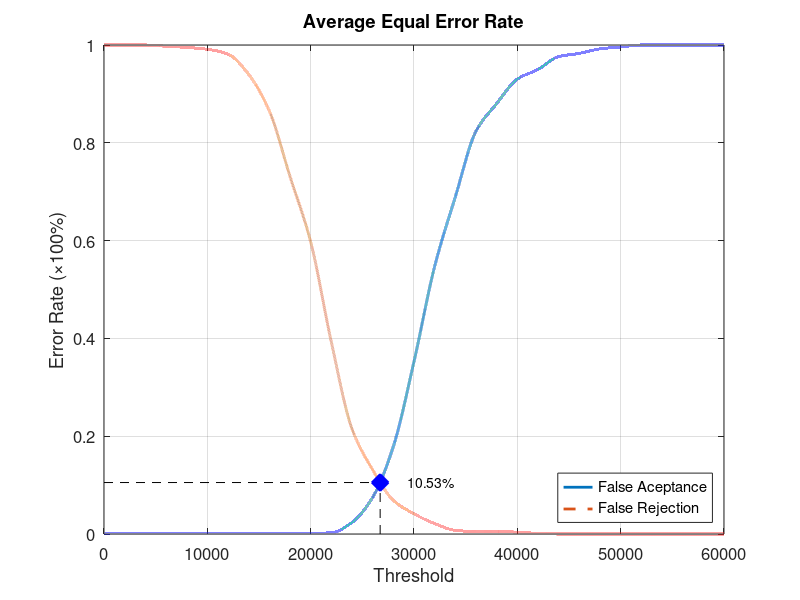
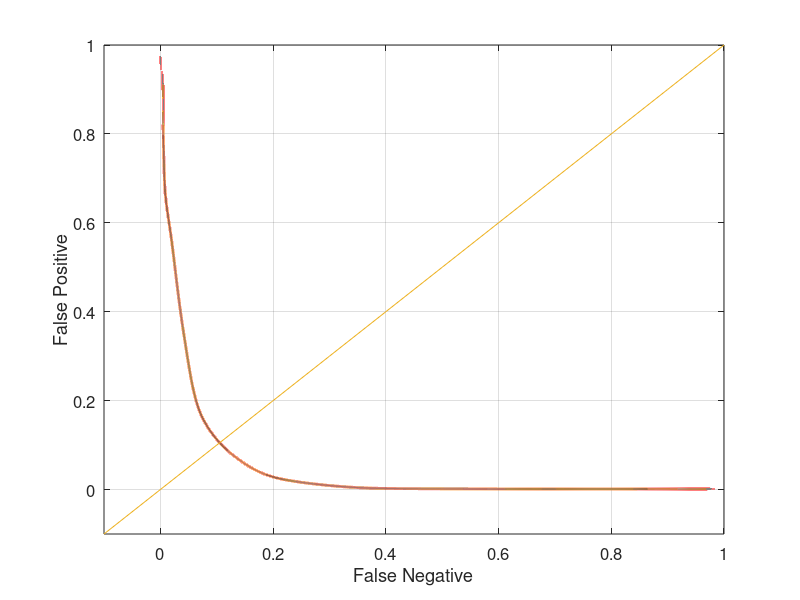

Source code (MATLAB) for these figures, in order:
function yEER = Experiment2Average
close all;
clear;
clc;
x = 0:2000:60000;
xq = 0:0.5:60000;

y0 = [0 0.00131579 0.00131579 0.00131579 0.00131579 0.00131579 0.00131579 0.00131579 0.00131579 0.00131579 0.00131579 0.00263158 0.0236842 0.075 0.178947 0.352632 0.547368 0.689474 0.823684 0.880263 0.930263 0.95 0.976316 0.982895 0.992105 0.996053 1 1 1 1 1];
yy0 = interp1(x, y0, xq, 'pchip');
y1 = [1 1 1 0.9975 0.995 0.99125 0.98125 0.94 0.865 0.73125 0.5975 0.3925 0.215 0.13125 0.06875 0.04125 0.02125 0.0075 0.005 0.005 0.00375 0.00125 0 0 0 0 0 0 0 0 0];
yy1 = interp1(x, y1, xq, 'pchip');

% Calculating EER: 
y2 = abs(y0 - y1);
find(y2 == min(y2))
yy2 = abs(yy0 - yy1);
xEER = find(yy2 == min(yy2));
xEERIndex = xq(xEER) % X-axis EER
yEER = yy0(xEER) % Y-axis EER

main = figure
plot(xq, yy0,'-','LineWidth', 2);	hold on
plot(xq, yy1,'--','LineWidth', 2);	hold on
plot([xEERIndex xEERIndex], [0 yEER], 'k--');	hold on
plot([0 xEERIndex], [yEER yEER], 'k--');	hold on
plot(xEERIndex, yEER, 'bx', 'LineWidth', 10);	hold on
text(xEERIndex + 10 * xEERIndex / 100, yEER, [num2str(round((10000 * yEER)) / 100) '%'])
legend('False Aceptance', 'False Rejection', 'Location', 'SouthEast')
xlabel('Threshold')
ylabel('Error Rate (\times100%)')
title('Average Equal Error Rate')
set(gca, 'FontSize', 12)
axis([0 60000 0 1])
grid on

print(main, 'Experiment2AverageMain', '-dpng');
FNRxFPR = figure('Color', [1 1 1]);
plot(yy1, yy0, '-', yy1, yy0, 'LineWidth', 2);
hold on
y = -0.1:0.1:1
plot(y, y); 
set(gca, 'FontSize', 12)
xlabel('False Negative')
ylabel('False Positive')
axis([-0.1 1 -0.1 1])
set(gca, 'FontSize', 12)
grid on

print(FNRxFPR, 'Experiment2AverageFNRxFPR','-dpng');
end
